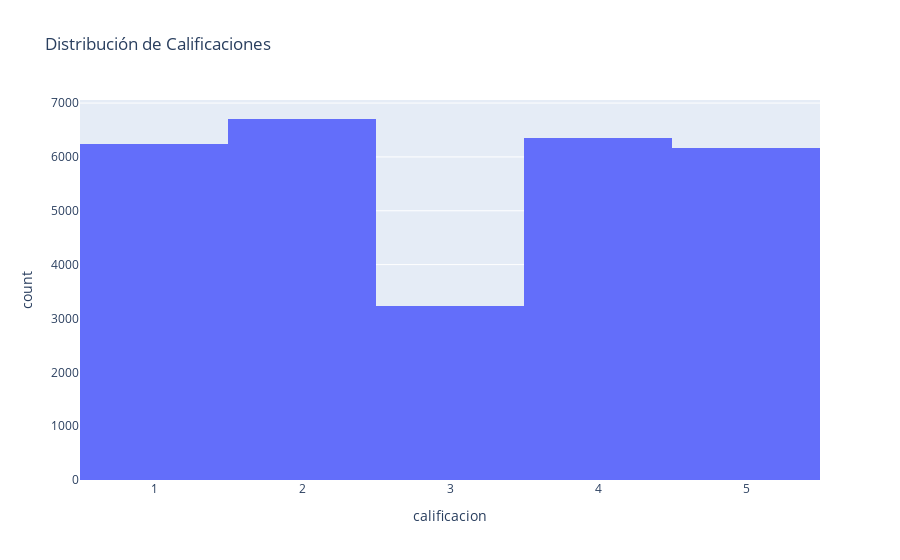

Notebook cell for this chart:
### Markdown cell above
## Grafico reseñas

### Code cell
fig = px.histogram(resenas, x='calificacion', nbins=5, title='Distribución de Calificaciones')
fig.show()

### Figure 1 — Plotly figure (JSON) as saved in the notebook; plotly's stock layout.template omitted (floating-point values rounded to 4 significant figures; data arrays with more than 128 entries replaced by an {"elided": "..."} marker saying what was removed)
{"data": [{"bingroup": "x", "hovertemplate": "calificacion=%{x}<br>count=%{y}<extra></extra>", "legendgroup": "", "marker": {"color": "#636efa", "pattern": {"shape": ""}}, "name": "", "nbinsx": 5, "orientation": "v", "showlegend": false, "type": "histogram", "x": {"elided": "28688 int values"}, "xaxis": "x", "yaxis": "y"}], "layout": {"barmode": "relative", "legend": {"tracegroupgap": 0}, "title": {"text": "Distribución de Calificaciones"}, "xaxis": {"anchor": "y", "domain": [0, 1], "title": {"text": "calificacion"}}, "yaxis": {"anchor": "x", "domain": [0, 1], "title": {"text": "count"}}}}
